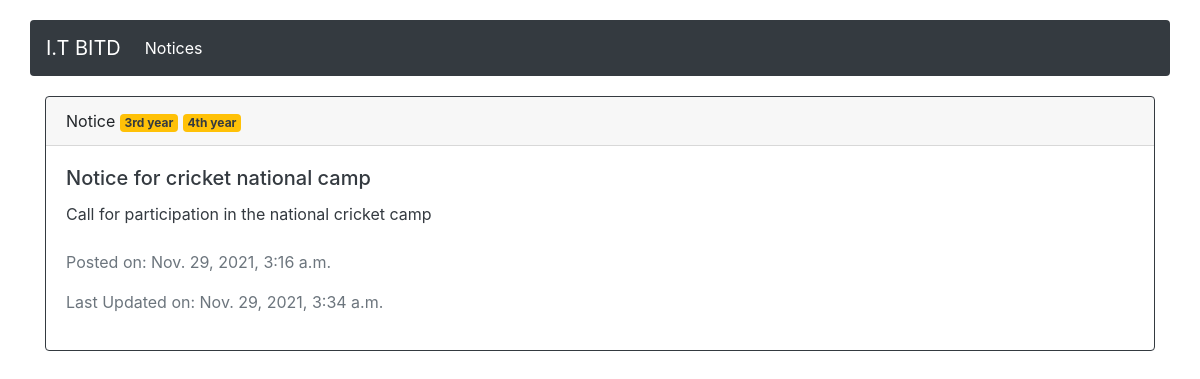
Screenshot of /notices/2 with the database file from the repository.
### core/models.py (models this page shows, shortened)
class YearTag(models.Model):
    title = models.CharField(max_length=16)
    year = models.IntegerField()

### notices/models.py (models this page shows, shortened)
class Notice(models.Model):
    title = models.CharField(max_length=256)
    content = models.TextField(null=True, blank=True)
    posted_on = models.DateTimeField(auto_now_add=True)
    updated_on = models.DateTimeField(auto_now=True)
    tags = models.ManyToManyField(YearTag, related_name="notices")

### notices/views.py (the view)
# urls.py: path("<int:pk>", views.NoticeDetailView.as_view(), name="notice_detail"),
class NoticeDetailView(DetailView):
    model = Notice
    template_name = "notices/detail.html"
    def get_context_data(self, **kwargs):
        context = super().get_context_data(**kwargs)
        context["files"] = NoticeFile.objects.filter(notice=self.object)
        return context

### notices/templates/notices/detail.html (shortened to what this page needs)
{% extends "base.html" %}
{% block content %}
<div class="card border-dark mb-3">
	<div class="card-header font-monospace">Notice
		{% for tag in notice.tags.all %}
		<span class="badge rounded-pill bg-warning text-dark">{{tag.title}}</span>
		{% endfor %}
	</div>
	<div class="card-body text-dark">
		<h5 class="card-title">{{object.title}}</h5>
		<p class="card-text">{{object.content}}</p>
		<div class="mt-4">
			<p class="text-muted">Posted on: {{object.posted_on}}</p>
			<p class="text-muted">Last Updated on: {{object.updated_on}}</p>
		</div>
	</div>
</div>
{% endblock %}

### static/style.css (style rules this page uses)
* { box-sizing: border-box; }

### rows the page displays
YearTag: title "3rd year"
YearTag: title "4th year"
Notice: title "Notice for cricket national camp", content "Call for participation in the national cricket camp", posted_on "Nov. 29, 2021, 3:16 a.m.", updated_on "Nov. 29, 2021, 3:34 a.m."
